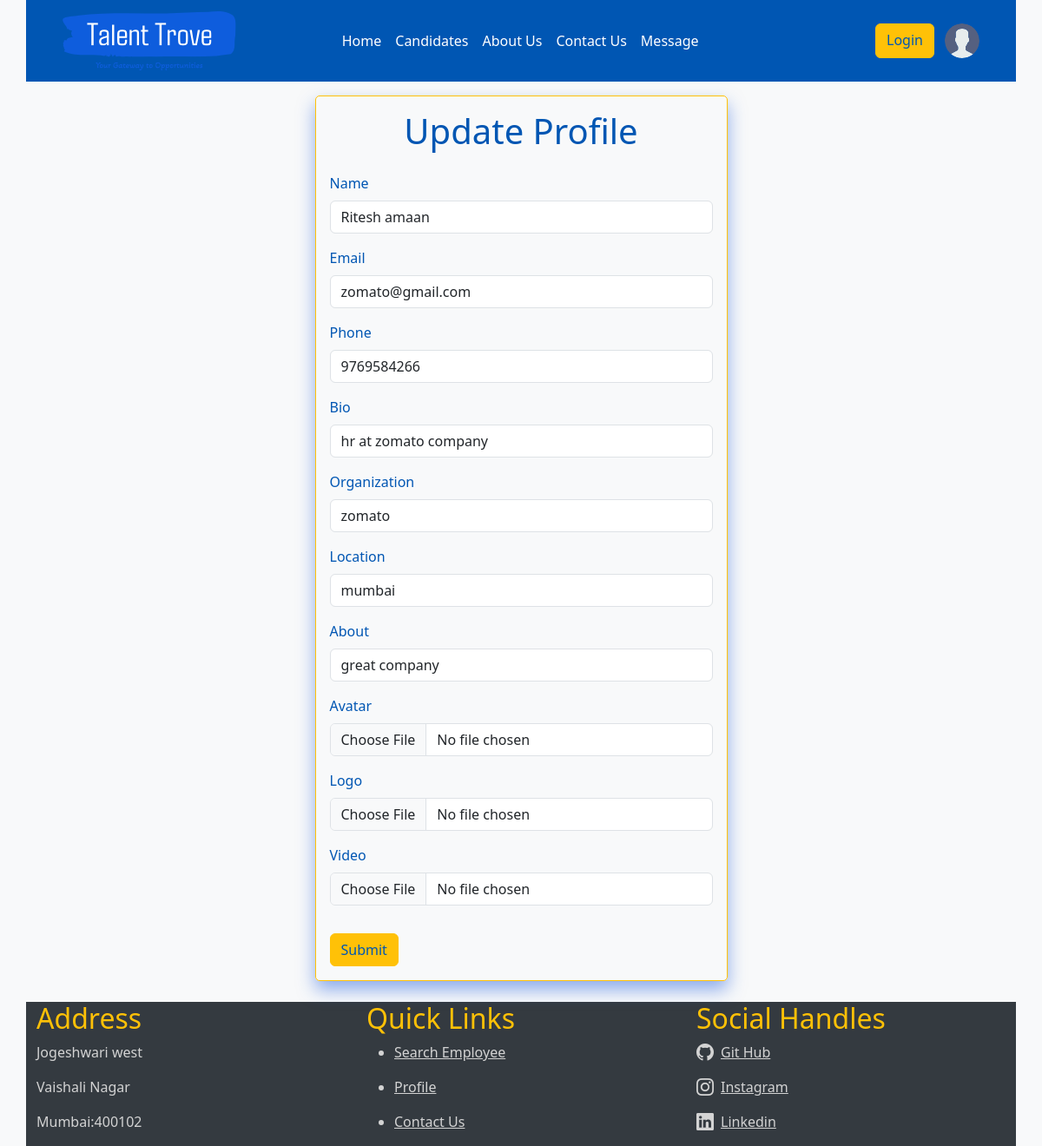
Screenshot of /employers/eupdate/4/ with the database file from the repository.
### job_search/models.py (models this page shows, shortened)
class User(AbstractUser):
    username = None
    email = models.EmailField(unique=True)
    phone = models.CharField(max_length=12,null=True,blank=True)
    bio=models.TextField(null=True,blank=True)
    name = models.CharField(max_length=100,null=True,blank=True)
    cv = models.FileField(null=True,blank=True)
    avatar = models.ImageField(null=True,default='avatar.svg')
    skills = models.CharField(max_length=1000,null=True,blank=True)
    complaints = models.TextField(null=True,blank=True)
    experience = models.CharField(max_length=100, default='1 Years')
    education = models.CharField(max_length=100,null=True,blank=True)
    location = models.CharField(max_length=100,null=True,blank=True)
    about = models.CharField(max_length=1000,null=True,blank=True)
    video = models.FileField(null=True,blank=True)
    logo = models.ImageField(null=True,default='avatar.svg')
    organization = models.CharField(null=True,blank=True,max_length=100)
    is_employer = models.BooleanField(default=False)
    is_employee = models.BooleanField(default=False)
    USERNAME_FIELD = 'email'
    REQUIRED_FIELDS=[]
    objects = UserManager()

### employers/views.py (the view, shortened to what this page needs)
# urls.py: path('eupdate/<int:pk>/',views.eupdate,name='eupdate'),
def eupdate(request,pk):
    user = User.objects.get(id=pk)
    form = UserForm(instance=user)
    context={'form':form}
    return render(request,'employers/eupdate.html',context)

### employers/forms.py
class UserForm(ModelForm):
    class Meta:
        model = User
        fields=[
            'name',
            'email',
            'phone',
            'bio',
            'organization',
            'location',
            'about',
            'avatar',
            'logo',
            'video',
        ]

### employers/templates/employers/eupdate.html (shortened to what this page needs)
{% extends 'emain.html' %}
{% block content %}
<div class="mt-3 col-md-5 mx-auto p-3  update_form">
    <form method="POST" enctype="multipart/form-data" class="mx-auto">
        <h1 class="text-center mb-4 label">Update Profile</h1>
        {% for field in form %}
        <div class="mb-3">
            <label for="{{ field.id_for_label }}" class="form-label label">{{ field.label }}</label>
            {% if field.field.widget.input_type == 'textarea' %}
            <textarea name="{{ field.name }}" class="form-control custom-textarea" id="{{ field.id_for_label }}">{{ field.value }}</textarea>
            {% else %}
            <input type="{{ field.field.widget.input_type }}" name="{{ field.name }}" class="form-control custom-input" id="{{ field.id_for_label }}" {% if field.field.required %}required{% endif %} value="{{ field.value }}">
            {% endif %}
        </div>
        {% endfor %}
        <a href=""><button type="submit"  class="btn btn-primary mt-3">Submit</button></a>
    </form>
    </div>
{% endblock %}

### templates/emain.html (style rules this page uses)
body { background-color: #F8F9FA ; }

### templates/enavbar.html (style rules this page uses)
.btn-primary { background-color: #FFC107; border-color: #FFC107; color: #0056B3; }

### employers/templates/employers/eupdate.html (style rules this page uses)
.label { color: #0056B3; }
.update_form { border: 1.5px solid #FFC107; box-shadow: 0 10px 20px rgba(36, 95, 221, 0.5); border-radius: 5px; }

### rows the page displays
User: name "Ritesh amaan" "zomato@gmail.com" "9769584266" "hr at zomato company" "zomato" "mumbai" "great company"

### other values shown
{{ field.label }} "Name" "Email" "Phone" "Bio" "Organization" "Location" "About" "Avatar" "Logo" "Video"
